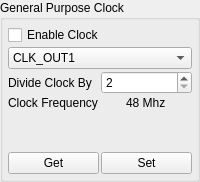
                 <widget class="QGroupBox" name="groupBox_GPClk">
                  <property name="title">
                   <string>General Purpose Clock</string>
                  </property>
                  <layout class="QVBoxLayout" name="verticalLayout_26">
                   <property name="spacing">
                    <number>2</number>
                   </property>
                   <property name="leftMargin">
                    <number>5</number>
                   </property>
                   <property name="topMargin">
                    <number>5</number>
                   </property>
                   <property name="rightMargin">
                    <number>5</number>
                   </property>
                   <property name="bottomMargin">
                    <number>5</number>
                   </property>
                   <item>
                    <widget class="QCheckBox" name="checkBox_GpClk">
                     <property name="text">
                      <string>Enable Clock</string>
                     </property>
                    </widget>
                   </item>
                   <item>
                    <widget class="QComboBox" name="comboBox_GpClk">
                     <item>
                      <property name="text">
                       <string>CLK_OUT1</string>
                      </property>
                     </item>
                     <item>
                      <property name="text">
                       <string>CLK_OUT2</string>
                      </property>
                     </item>
                    </widget>
                   </item>
                   <item>
                    <layout class="QGridLayout" name="gridLayout_20">
                     <item row="0" column="1">
                      <widget class="QSpinBox" name="spinBox_GpClk">
                       <property name="minimum">
                        <number>2</number>
                       </property>
                       <property name="maximum">
                        <number>127</number>
                       </property>
                      </widget>
                     </item>
                     <item row="0" column="0">
                      <widget class="QLabel" name="label_GpClkDiv">
                       <property name="text">
                        <string>Divide Clock By</string>
                       </property>
                      </widget>
                     </item>
                     <item row="1" column="0">
                      <widget class="QLabel" name="label_GpClkFreq">
                       <property name="text">
                        <string>Clock Frequency</string>
                       </property>
                      </widget>
                     </item>
                     <item row="1" column="1" alignment="Qt::AlignHCenter">
                      <widget class="QLabel" name="label_GpClkFreqVal">
                       <property name="text">
                        <string>48 Mhz</string>
                       </property>
                      </widget>
                     </item>
                    </layout>
                   </item>
                   <item>
                    <spacer name="verticalSpacer_8">
                     <property name="orientation">
                      <enum>Qt::Vertical</enum>
                     </property>
                     <property name="sizeHint" stdset="0">
                      <size>
                       <width>20</width>
                       <height>40</height>
                      </size>
                     </property>
                    </spacer>
                   </item>
                   <item>
                    <layout class="QHBoxLayout" name="horizontalLayout_24">
                     <item>
                      <widget class="QPushButton" name="pushButton_GetGpClk">
                       <property name="text">
                        <string>Get</string>
                       </property>
                      </widget>
                     </item>
                     <item>
                      <widget class="QPushButton" name="pushButton_SetGpClk">
                       <property name="text">
                        <string>Set</string>
                       </property>
                      </widget>
                     </item>
                    </layout>
                   </item>
                  </layout>
                 </widget>
